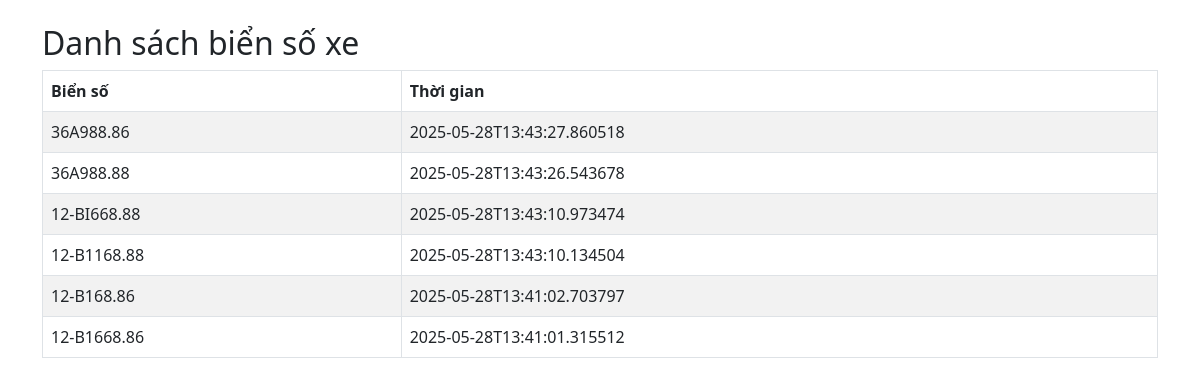
The page / on the database its author committed.
### tables this page shows
CREATE TABLE plates (
            id INTEGER PRIMARY KEY AUTOINCREMENT,
            plate_text TEXT,
            timestamp TEXT
        );

### app.py (the view)
@app.route('/')
def index():
    try:
        conn = sqlite3.connect(db_path)
        cursor = conn.cursor()
        cursor.execute('SELECT plate_text, timestamp FROM plates ORDER BY id DESC')
        records = cursor.fetchall()
        conn.close()
        return render_template('index.html', records=records)
    except sqlite3.OperationalError as e:
        print(f"Database error: {e}")
        initialize_app_database()
        conn = sqlite3.connect(db_path)
        cursor = conn.cursor()
        cursor.execute('SELECT plate_text, timestamp FROM plates ORDER BY id DESC')
        records = cursor.fetchall()
        conn.close()
        return render_template('index.html', records=records)

### templates/index.html (shortened to what this page needs)
<!DOCTYPE html>
<html lang="vi">
<head>
    <link href="https://cdn.jsdelivr.net/npm/bootstrap@5.3.0/dist/css/bootstrap.min.css" rel="stylesheet">
</head>
<body class="container mt-4">
    <h2>Danh sách biển số xe</h2>
    <table class="table table-bordered table-striped">
        <thead>
            <tr>
                <th>Biển số</th>
                <th>Thời gian</th>
            </tr>
        </thead>
        <tbody>
            {% for plate, time in records %}
            <tr>
                <td>{{ plate }}</td>
                <td>{{ time }}</td>
            </tr>
            {% endfor %}
        </tbody>
    </table>
</body>
</html>

### rows shown on the page
plates: plate_text "36A988.86", timestamp "2025-05-28T13:43:27.860518"
plates: plate_text "36A988.88", timestamp "2025-05-28T13:43:26.543678"
plates: plate_text "12-BI668.88", timestamp "2025-05-28T13:43:10.973474"
plates: plate_text "12-B1168.88", timestamp "2025-05-28T13:43:10.134504"
plates: plate_text "12-B168.86", timestamp "2025-05-28T13:41:02.703797"
plates: plate_text "12-B1668.86", timestamp "2025-05-28T13:41:01.315512"
